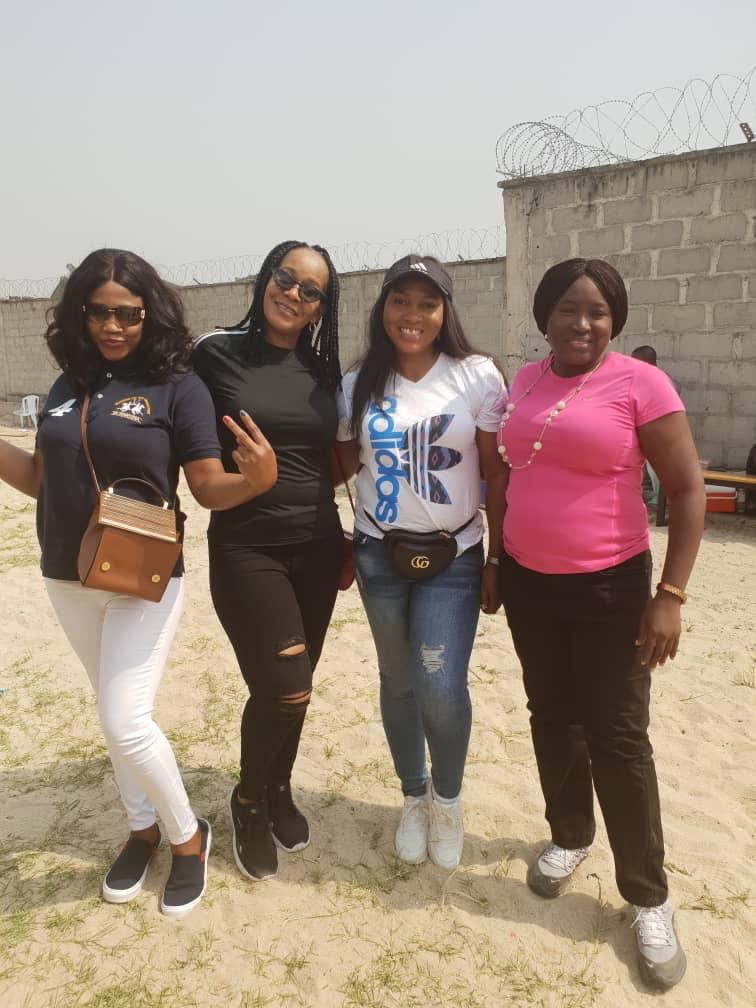
#> input picture 0-8.jpg, 756 x 1008 px, given in place of Pedestrian.mp4, which was not available
$ python Face_Detector.py
#> lines starting #> are read from the running program, lines starting #| are printed output that depends on the picture; after the words box and inside, x2 and y2 are one past the last pixel; in counts of white or black regions, pixels touching at a corner belong together; pictures that were not available may be replaced by others from this repository, and a replacement may not be noted
#> further down, frame is the input picture: shape (1008, 756, 3); mean B, G, R 132.1, 145.7, 161.7
from __future__ import print_function
import cv2 as cv
import argparse
from random import randint


def detectAndDisplay(frame):
    frame_gray = cv.cvtColor(frame, cv.COLOR_BGR2GRAY)
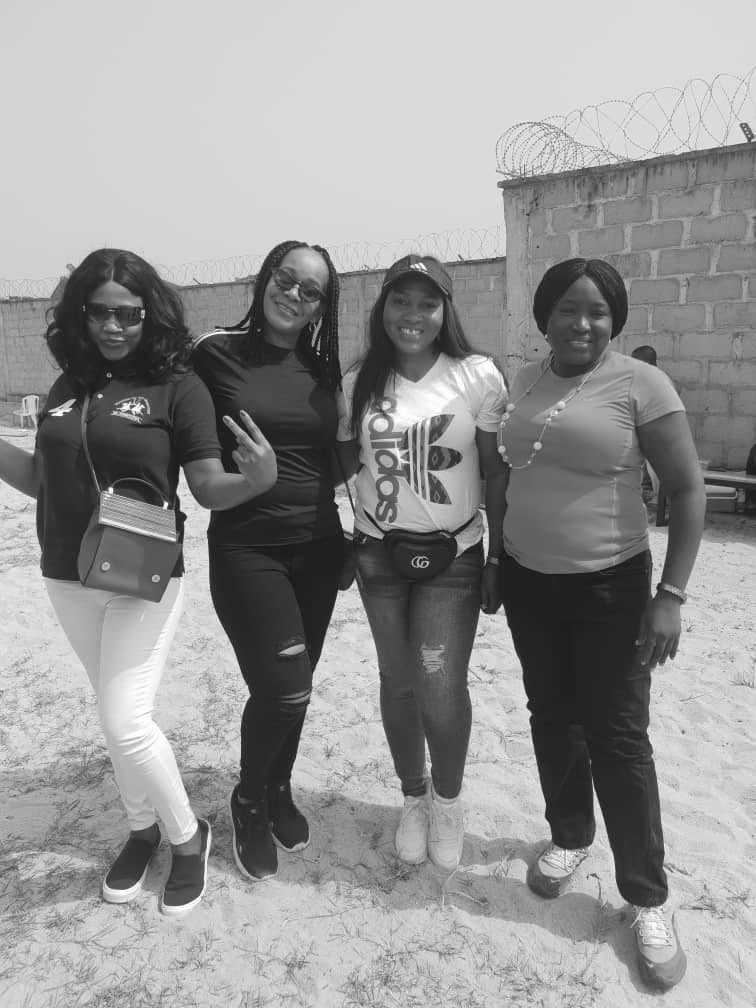
#> frame_gray: shape (1008, 756); min 10, max 255, mean 148.9
    frame_gray = cv.equalizeHist(frame_gray)
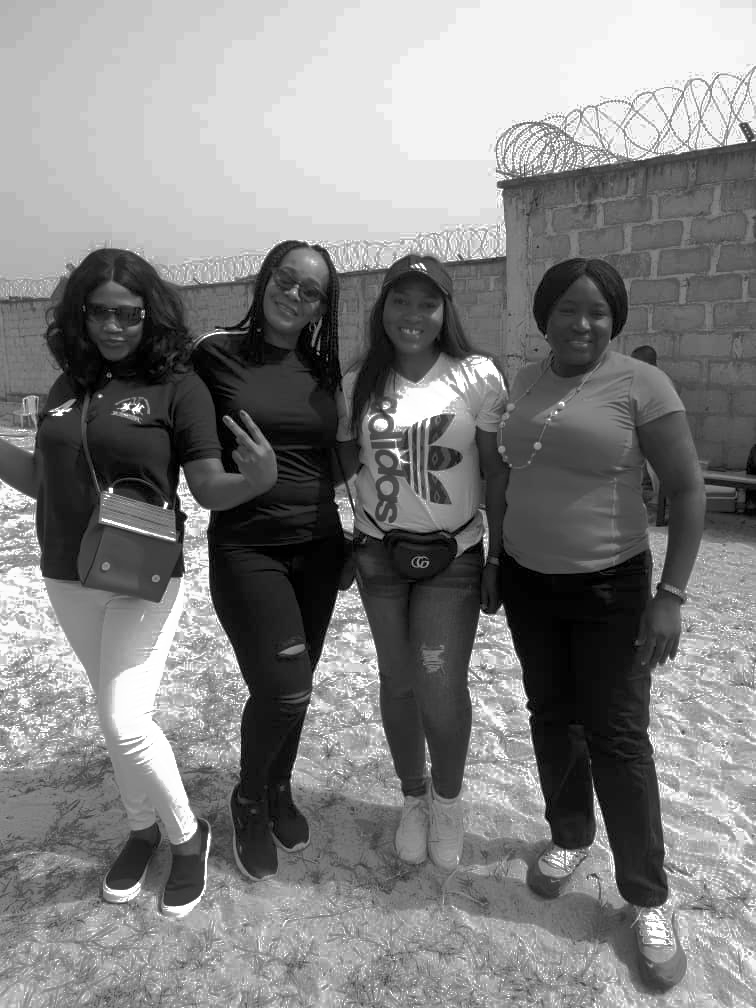
#> frame_gray: shape (1008, 756); min 0, max 255, mean 128.9
    # -- Detect faces
    faces = face_cascade.detectMultiScale(frame_gray)
#> faces = [[78, 287, 72, 72], [379, 278, 69, 69], [546, 284, 74, 74]]
    for (x, y, w, h) in faces:
        center = (x + w // 2, y + h // 2)
        frame = cv.ellipse(
            frame,
            center,
            (w, h),
            0,
            0,
            360,
            (randint(0, 256), randint(0, 256), randint(0, 256)),
            4,
        )
        faceROI = frame_gray[y : y + h, x : x + w]
        # -- In each face, detect eyes
        eyes = eyes_cascade.detectMultiScale(faceROI)
        for (x2, y2, w2, h2) in eyes:
            eye_center = (x + x2 + w2 // 2, y + y2 + h2 // 2)
            radius = int(round((w2 + h2) * 0.25))
            frame = cv.circle(frame, eye_center, radius, (255, 0, 0), 4)
#> this loop made 3 passes
#> (x, y, w, h, center) on passes 1 to 3: (78, 287, 72, 72, (114, 323)), (379, 278, 69, 69, (413, 312)), (546, 284, 74, 74, (583, 321))
#> pass 1, in detectAndDisplay, `frame = cv.ellipse( frame, center, (w, h), 0, 0, 360, (randint(0, 256)..`:
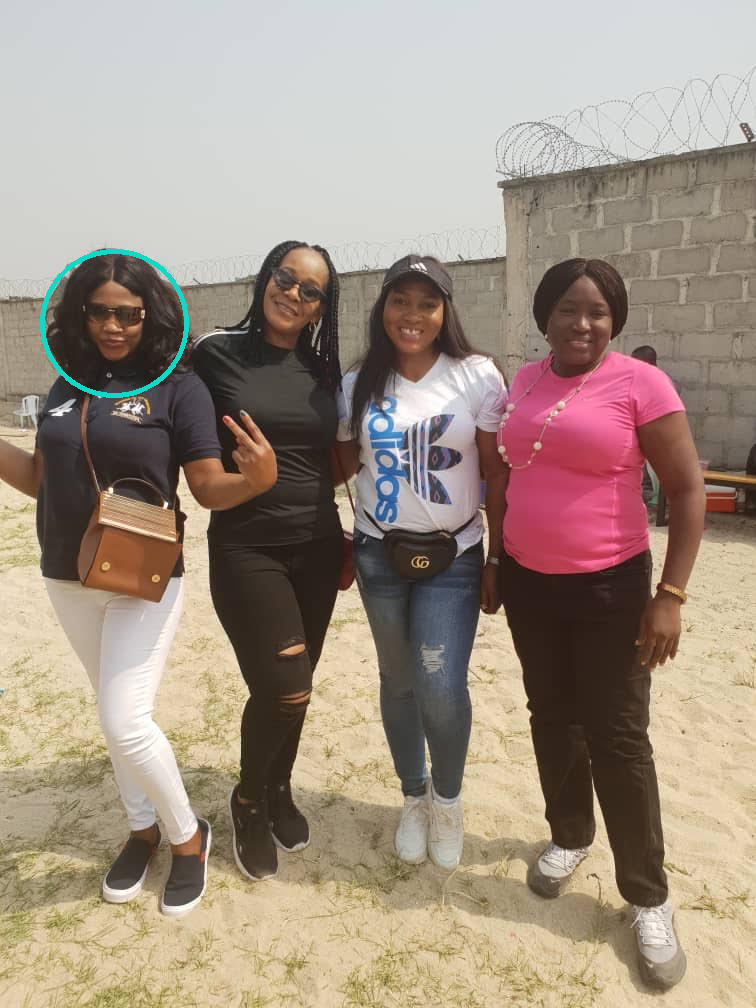
#> frame: shape (1008, 756, 3); 0.29% of pixels changed, all inside (x1, y1, x2, y2) = (40, 249, 189, 398)
#> pass 1, in detectAndDisplay, `faceROI = frame_gray[y : y + h, x : x + w]`:
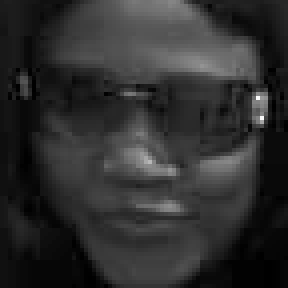
#> faceROI: shape (72, 72) (shown 4 times larger); min 0, max 252, mean 46.6
#> pass 2, in detectAndDisplay, `faceROI = frame_gray[y : y + h, x : x + w]`:
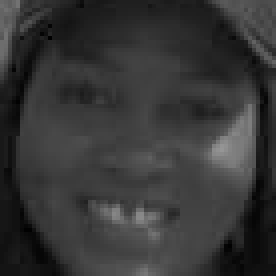
#> faceROI: shape (69, 69) (shown 4 times larger); min 0, max 150, mean 54.3
#> after the loop:
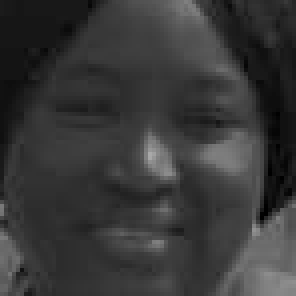
#> faceROI: shape (74, 74) (shown 4 times larger); min 0, max 169, mean 56
#> after the loop:
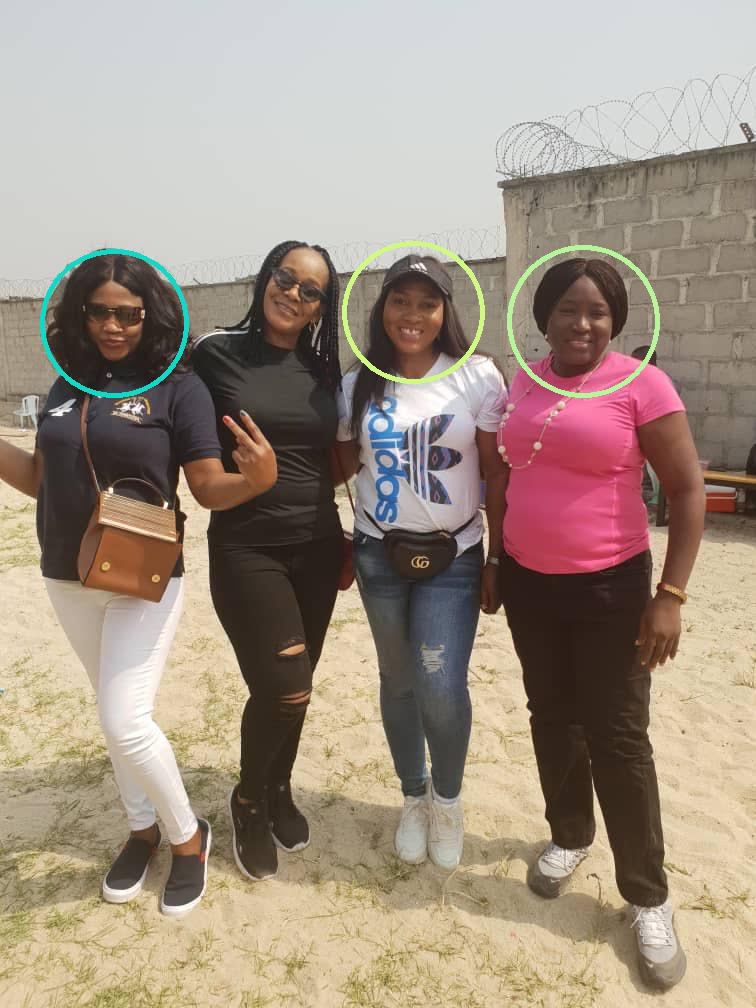
#> frame: shape (1008, 756, 3); mean B, G, R 132.5, 146.6, 161.6
    cv.imshow("Capture - Face detection", frame)


parser = argparse.ArgumentParser(description="Code for Cascade Classifier tutorial.")
parser.add_argument(
    "--face_cascade",
    help="Path to face cascade.",
    default="data/haarcascades/haarcascade_frontalface_alt.xml",
)
parser.add_argument(
    "--eyes_cascade",
    help="Path to eyes cascade.",
    default="data/haarcascades/haarcascade_eye_tree_eyeglasses.xml",
)
parser.add_argument("--camera", help="Camera divide number.", type=int, default=0)
args = parser.parse_args()
face_cascade_name = args.face_cascade
eyes_cascade_name = args.eyes_cascade
face_cascade = cv.CascadeClassifier()
eyes_cascade = cv.CascadeClassifier()
# -- 1. Load the cascades
if not face_cascade.load(cv.samples.findFile(face_cascade_name)):
    print("--(!)Error loading face cascade")
    exit(0)
if not eyes_cascade.load(cv.samples.findFile(eyes_cascade_name)):
    print("--(!)Error loading eyes cascade")
    exit(0)
camera_device = args.camera
# -- 2. Read the video stream
cap = cv.VideoCapture("Pedestrian.mp4")
if not cap.isOpened:
    print("--(!)Error opening video capture")
    exit(0)
while True:
    ret, frame = cap.read()
    if frame is None:
        print("--(!) No captured frame -- Break!")
        break
    detectAndDisplay(frame)
    if cv.waitKey(10) == 27:
#> (key Esc is pressed here)
        break

$ run again, on kELVIB.jpeg
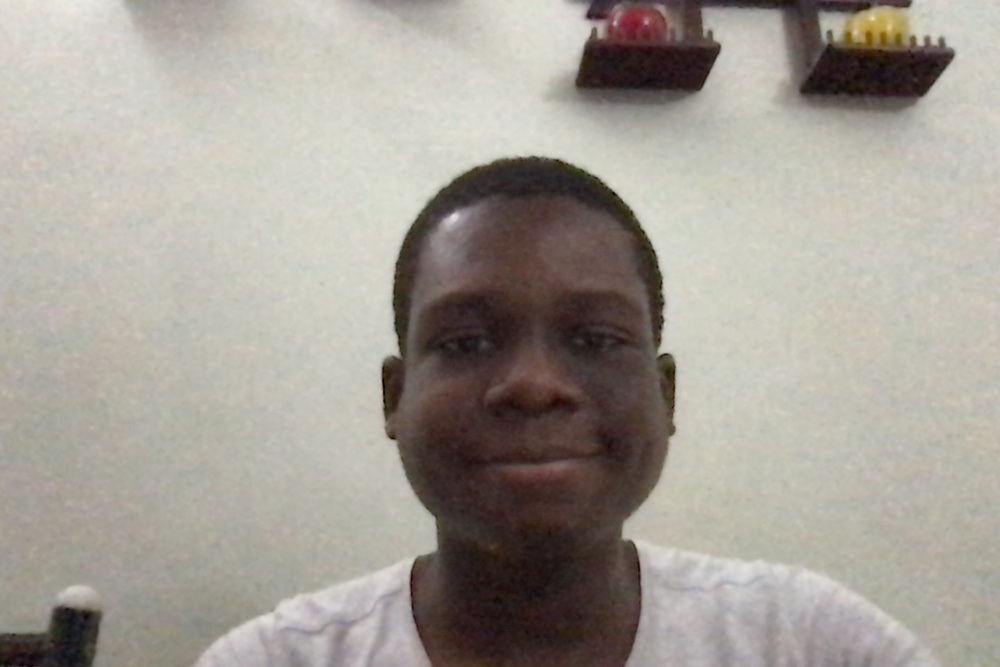
#> input picture kELVIB.jpeg, 1000 x 667 px, shrunk from 1440 x 960 before the run, given in place of Pedestrian.mp4, which was not available
#> frame is the input picture: shape (667, 1000, 3); mean B, G, R 150.6, 158.9, 164.6
#> faces = [[389, 224, 289, 289]]
#> the loop in detectAndDisplay, `for (x, y, w, h) in faces:` made 1 pass
#> (x, y, w, h, center, eyes) on pass 1: (389, 224, 289, 289, (533, 368), [[166, 78, 76, 76], [34, 77, 85, 85]])
#> pass 1, in detectAndDisplay, `faceROI = frame_gray[y : y + h, x : x + w]`:
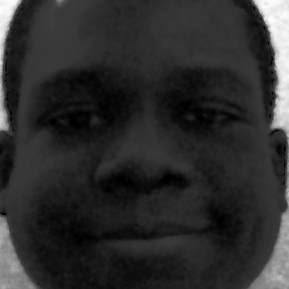
#> faceROI: shape (289, 289); min 0, max 252, mean 45.3
#> after the loop in detectAndDisplay, `for (x, y, w, h) in faces:`:
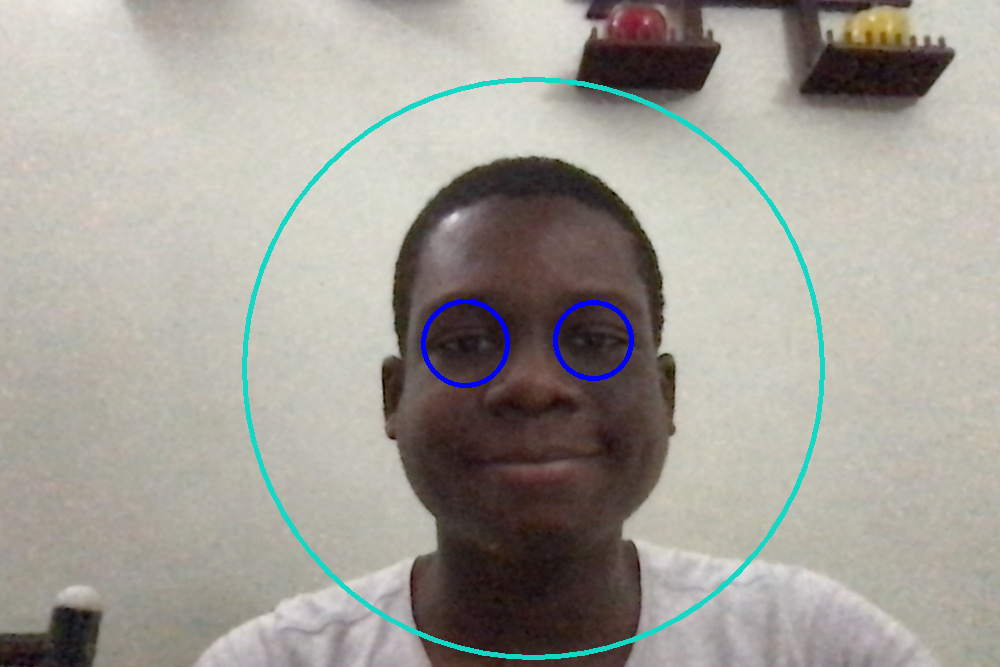
#> frame: shape (667, 1000, 3); mean B, G, R 151.8, 159.4, 162.2
